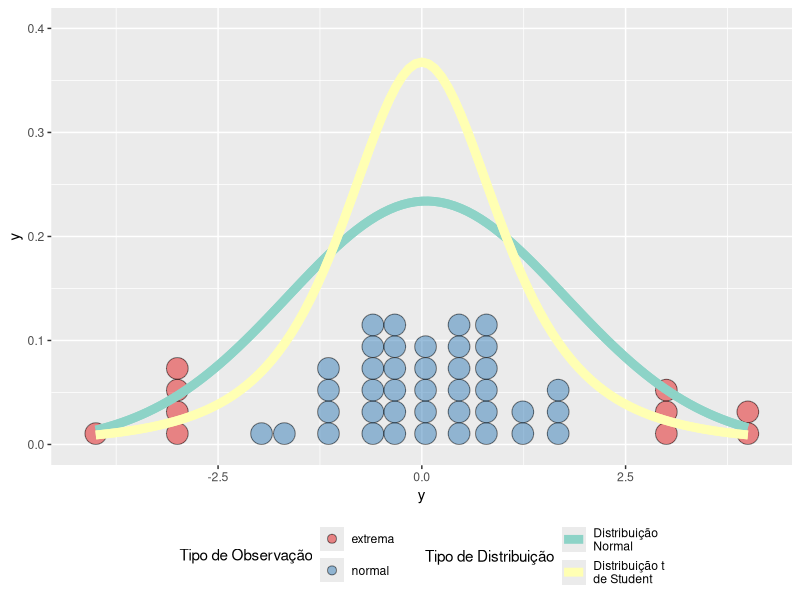

This figure's R source:
## ---- chunk 1
knitr::opts_chunk$set(echo = TRUE,
                      fig.width = 6,
                      fig.asp = 0.618,
                      out.width = "70%",
                      fig.align = "center",
                      fig.retina = 3)
set.seed(123)
## ---- chunk 2
library(dplyr)

n_sims <- 50

sims <- tibble(
  x = 1:n_sims,
  y = c(rnorm(floor(4 * n_sims/5)), sample(c(-4:-3, 3:4),ceiling(n_sims/5), 1)),
  tipo = c(rep("normal", floor(4 * n_sims/5)), rep("extrema", ceiling(n_sims/5)))
) %>% 
  sample_frac(1L)  ## Randomize!
## ---- chunk 3
library(ggplot2)
sims %>%
  ggplot(aes(y, fill = tipo)) +
  geom_dotplot(alpha = 0.5) +
  stat_function(fun = dnorm,
                args = list(mean = mean(sims$y), sd = sd(sims$y)),
                aes(color = "Distribuição\nNormal"), size = 3) +
  stat_function(fun = dt,
                args = list(df = 3),
                aes(color = "Distribuição t\nde Student"), size = 3) +
  scale_fill_brewer("Tipo de Observação", palette = "Set1",
                    guide = guide_legend(ncol = 1, nrow = 2, byrow = TRUE)) +
  scale_colour_brewer("Tipo de Distribuição", palette = "Set3",
                      guide = guide_legend(ncol = 1, nrow = 2, byrow = TRUE))+
  theme(legend.position = "bottom") +
  ylim(c(0, 0.4))
## ---- chunk 4
sessionInfo()
